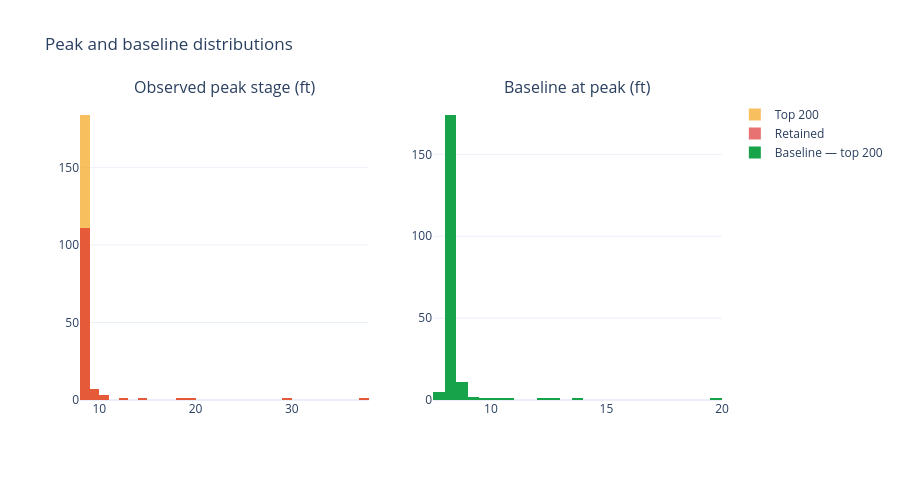

Notebook code cell kept with this figure:
### Markdown cell above
## 5. Peak height and baseline distributions
Histograms are based on the saved peak tables. Missing baselines remain missing; no values are imputed.

### Code cell
from plotly.subplots import make_subplots
fig = make_subplots(rows=1, cols=2, subplot_titles=("Observed peak stage (ft)", "Baseline at peak (ft)"))
fig.add_trace(go.Histogram(x=top200["flow_peak"], name="Top 200", marker_color="#f59e0b", opacity=0.65), row=1, col=1)
fig.add_trace(go.Histogram(x=retained["flow_peak"], name="Retained", marker_color="#dc2626", opacity=0.65), row=1, col=1)
if "baseflow_peak" in top200.columns:
    fig.add_trace(go.Histogram(x=top200["baseflow_peak"].dropna(), name="Baseline — top 200", marker_color="#16a34a"), row=1, col=2)
fig.update_layout(barmode="overlay", title="Peak and baseline distributions", template="plotly_white", height=480)
fig.show()

### Figure 1 — Plotly figure (JSON) as saved in the notebook; plotly's stock layout.template omitted (floating-point values rounded to 4 significant figures; data arrays with more than 128 entries replaced by an {"elided": "..."} marker saying what was removed)
{"data": [{"marker": {"color": "#f59e0b"}, "name": "Top 200", "opacity": 0.65, "type": "histogram", "x": {"elided": "200 float values"}, "xaxis": "x", "yaxis": "y"}, {"marker": {"color": "#dc2626"}, "name": "Retained", "opacity": 0.65, "type": "histogram", "x": [37.52, 29.45, 19.3, 18.15, 14.22, 12.97, 10.99, 10.31, 10.13, 9.85, 9.75, 9.71, 9.39, 9.2, 9.19, 9.14, 8.89, 8.75, 8.67, 8.65, 8.64, 8.6, 8.53, 8.52, 8.52, 8.52, 8.51, 8.5, 8.49, 8.46, 8.44, 8.44, 8.43, 8.43, 8.43, 8.42, 8.42, 8.42, 8.42, 8.4, 8.4, 8.4, 8.39, 8.39, 8.38, 8.38, 8.37, 8.37, 8.37, 8.36, 8.36, 8.35, 8.35, 8.35, 8.34, 8.34, 8.34, 8.34, 8.34, 8.34, 8.34, 8.34, 8.34, 8.34, 8.34, 8.33, 8.33, 8.33, 8.32, 8.32, 8.32, 8.32, 8.32, 8.32, 8.32, 8.32, 8.32, 8.32, 8.31, 8.31, 8.31, 8.3, 8.29, 8.29, 8.29, 8.29, 8.29, 8.29, 8.29, 8.28, 8.28, 8.28, 8.28, 8.28, 8.28, 8.28, 8.28, 8.28, 8.28, 8.28, 8.28, 8.27, 8.27, 8.27, 8.27, 8.27, 8.27, 8.27, 8.27, 8.27, 8.27, 8.27, 8.27, 8.27, 8.26, 8.26, 8.26, 8.26, 8.26, 8.26, 8.26, 8.26, 8.26, 8.26, 8.26, 8.26, 8.26], "xaxis": "x", "yaxis": "y"}, {"marker": {"color": "#16a34a"}, "name": "Baseline — top 200", "type": "histogram", "x": {"elided": "199 float values"}, "xaxis": "x2", "yaxis": "y2"}], "layout": {"annotations": [{"font": {"size": 16}, "showarrow": false, "text": "Observed peak stage (ft)", "x": 0.225, "xanchor": "center", "xref": "paper", "y": 1, "yanchor": "bottom", "yref": "paper"}, {"font": {"size": 16}, "showarrow": false, "text": "Baseline at peak (ft)", "x": 0.775, "xanchor": "center", "xref": "paper", "y": 1, "yanchor": "bottom", "yref": "paper"}], "barmode": "overlay", "height": 480, "title": {"text": "Peak and baseline distributions"}, "xaxis": {"anchor": "y", "domain": [0, 0.45]}, "xaxis2": {"anchor": "y2", "domain": [0.55, 1]}, "yaxis": {"anchor": "x", "domain": [0, 1]}, "yaxis2": {"anchor": "x2", "domain": [0, 1]}}}
